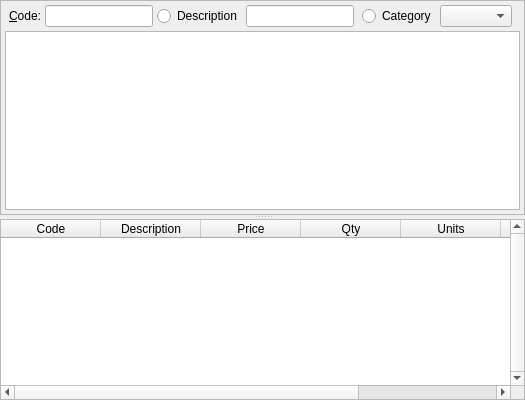
            <widget class="QSplitter" name="splitterGrid">
             <property name="orientation">
              <enum>Qt::Vertical</enum>
             </property>
             <widget class="QFrame" name="frameGridView">
              <property name="sizePolicy">
               <sizepolicy hsizetype="Expanding" vsizetype="Expanding">
                <horstretch>0</horstretch>
                <verstretch>0</verstretch>
               </sizepolicy>
              </property>
              <property name="frameShape">
               <enum>QFrame::StyledPanel</enum>
              </property>
              <property name="frameShadow">
               <enum>QFrame::Raised</enum>
              </property>
              <layout class="QGridLayout">
               <property name="leftMargin">
                <number>4</number>
               </property>
               <property name="topMargin">
                <number>4</number>
               </property>
               <property name="rightMargin">
                <number>4</number>
               </property>
               <property name="bottomMargin">
                <number>4</number>
               </property>
               <property name="spacing">
                <number>4</number>
               </property>
               <item row="0" column="6">
                <widget class="QRadioButton" name="rbFilterByCategory">
                 <property name="text">
                  <string>Category</string>
                 </property>
                </widget>
               </item>
               <item row="0" column="3">
                <widget class="QRadioButton" name="rbFilterByDesc">
                 <property name="text">
                  <string>Description</string>
                 </property>
                </widget>
               </item>
               <item row="0" column="4">
                <widget class="QLineEdit" name="editFilterByDesc"/>
               </item>
               <item row="5" column="0" colspan="10">
                <widget class="QListView" name="listView">
                 <property name="layoutDirection">
                  <enum>Qt::LeftToRight</enum>
                 </property>
                 <property name="autoScrollMargin">
                  <number>16</number>
                 </property>
                </widget>
               </item>
               <item row="0" column="7">
                <widget class="QComboBox" name="comboFilterByCategory"/>
               </item>
               <item row="0" column="1">
                <widget class="QLabel" name="label">
                 <property name="text">
                  <string>&amp;Code:</string>
                 </property>
                 <property name="buddy">
                  <cstring>editItemCode</cstring>
                 </property>
                </widget>
               </item>
               <item row="0" column="2">
                <widget class="MibitLineEdit" name="editItemCode">
                 <property name="frame">
                  <bool>true</bool>
                 </property>
                 <property name="alignment">
                  <set>Qt::AlignRight|Qt::AlignTrailing|Qt::AlignVCenter</set>
                 </property>
                </widget>
               </item>
              </layout>
             </widget>
             <widget class="QTableWidget" name="tableWidget">
              <property name="enabled">
               <bool>true</bool>
              </property>
              <property name="sizePolicy">
               <sizepolicy hsizetype="Expanding" vsizetype="Expanding">
                <horstretch>0</horstretch>
                <verstretch>0</verstretch>
               </sizepolicy>
              </property>
              <property name="minimumSize">
               <size>
                <width>0</width>
                <height>0</height>
               </size>
              </property>
              <property name="focusPolicy">
               <enum>Qt::NoFocus</enum>
              </property>
              <property name="styleSheet">
               <string notr="true"/>
              </property>
              <property name="frameShape">
               <enum>QFrame::StyledPanel</enum>
              </property>
              <property name="verticalScrollBarPolicy">
               <enum>Qt::ScrollBarAlwaysOn</enum>
              </property>
              <property name="editTriggers">
               <set>QAbstractItemView::DoubleClicked</set>
              </property>
              <property name="tabKeyNavigation">
               <bool>false</bool>
              </property>
              <property name="showDropIndicator" stdset="0">
               <bool>false</bool>
              </property>
              <property name="dragDropOverwriteMode">
               <bool>false</bool>
              </property>
              <property name="alternatingRowColors">
               <bool>false</bool>
              </property>
              <property name="selectionMode">
               <enum>QAbstractItemView::SingleSelection</enum>
              </property>
              <property name="selectionBehavior">
               <enum>QAbstractItemView::SelectRows</enum>
              </property>
              <property name="showGrid">
               <bool>false</bool>
              </property>
              <property name="cornerButtonEnabled">
               <bool>false</bool>
              </property>
              <column>
               <property name="text">
                <string>Code</string>
               </property>
              </column>
              <column>
               <property name="text">
                <string>Description</string>
               </property>
              </column>
              <column>
               <property name="text">
                <string>Price</string>
               </property>
              </column>
              <column>
               <property name="text">
                <string>Qty</string>
               </property>
              </column>
              <column>
               <property name="text">
                <string>Units</string>
               </property>
              </column>
              <column>
               <property name="text">
                <string>Discount</string>
               </property>
              </column>
              <column>
               <property name="text">
                <string>Total</string>
               </property>
              </column>
             </widget>
            </widget>
